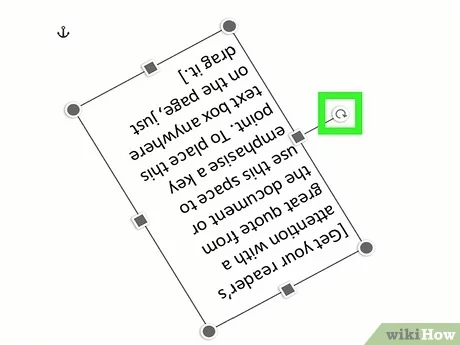
#> input picture Sample1.png, 460 x 345 px
$ python -i task1.py   (imports and definitions only)
#> lines starting #> are read from the running program, lines starting #| are printed output that depends on the picture; after the words box and inside, x2 and y2 are one past the last pixel; in counts of white or black regions, pixels touching at a corner belong together
import cv2
import numpy as np
import fitz
from typing import List, Tuple
from PIL import Image


def rotate(img, angle):
    rows, cols = img.shape[:2]
    matrix = cv2.getRotationMatrix2D((cols/2, rows/2), angle, 1)
    dst = cv2.warpAffine(img, matrix, (cols, rows))
    return dst


def calculate_zebra_pattern_score(image):
    row_sums = np.sum(image, axis=1)
    zebra_score = np.var(row_sums)
    return zebra_score


def rotate_all_pages_upright(input_pdf: str) -> List[int]:
    """
    Analyze all pages in the input PDF and determine the rotation angle needed for each page.

    Args:
    input_pdf (str): The file path of the input PDF.

    Returns:
    A list of rotation angles (in degrees) for each page.
               The angles are normalized to be in the range [0, 359].
               0 means no rotation needed, 90 means 90 degrees clockwise, etc.
    """
    doc = fitz.open(input_pdf)

    angles = []
    rotated_images = []
    for page in doc:
        pix = page.get_pixmap()

        # Convert the pixmap to an OpenCV image format (numpy array)
        img = np.frombuffer(pix.samples, dtype=np.uint8).reshape(pix.height, pix.width, 3)  # 3 is the number of channels

        rotation_angle, rotated_image = determine_rotation_angle(img)
        angles.append(rotation_angle)
        rotated_images.append(Image.fromarray(rotated_image))
        rotated_images[0].save('grouped_documents_rotated.pdf', save_all=True, append_images=rotated_images[1:])

    return angles


def determine_rotation_angle(image_og: np.ndarray) -> Tuple[int, np.ndarray]:
    """
    Determine the rotation angle needed to make the page upright. To achieve this
    we compare the processed image to exhibit a clear pattern of alternating
    light and dark rows i.e. "Zebra Pattern".
    By this method we are able to achieve the rotation angle.

    Args:
    page (PdfReader.PageObject): A single page from a PDF.

    Returns:
    int:  The rotation angle in degrees (e.g. 0, 90, 210).
          The rotation angle is  normalized to be in the range [0, 359].
          0 means the page is already upright, 90 means 90 degrees clockwise, etc.
    """
    # TODO: Implement the logic to determine the rotation angle of the pdf pag
    image = cv2.cvtColor(image_og, cv2.COLOR_RGB2GRAY)
    image_bin = cv2.threshold(image, 0, 255, cv2.THRESH_BINARY_INV + cv2.THRESH_OTSU)[1]
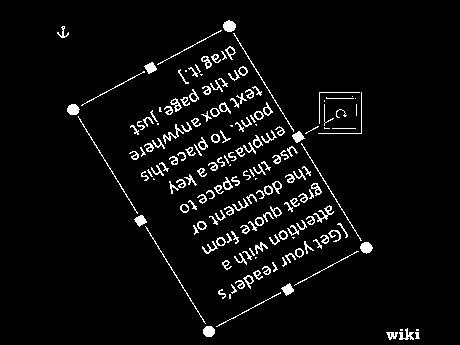
#> image_bin: shape (345, 460); 4.7% white in thin lines or dots, all inside (x1, y1, x2, y2) = (57, 20, 420, 340)

    # Edge detection
    image_bin = cv2.Canny(image_bin, 50, 150)

    # Apply dilation and erosion to enhance text
    kernel = np.ones((3, 3), np.uint8)
    image_bin = cv2.dilate(image_bin, kernel, iterations=1)
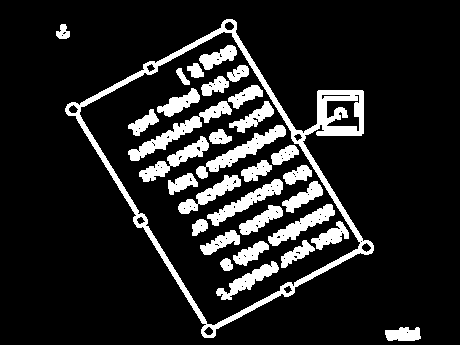
#> image_bin: shape (345, 460); 13.7% white; 32 white regions, largest, box (x1, y1, x2, y2) and area: (65, 19, 374, 338) 6701, (128, 101, 232, 161) 1259, (196, 125, 286, 179) 1146
    image_bin = cv2.erode(image_bin, kernel, iterations=2)
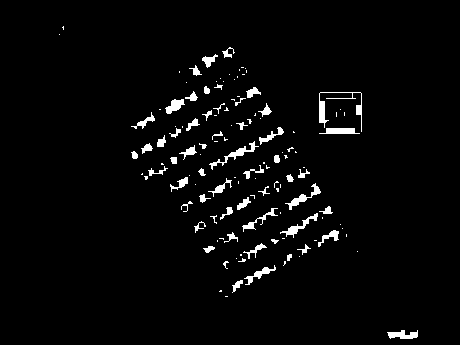
#> image_bin: shape (345, 460); 3% white; 126 white regions (70 under 20 px), largest, box (x1, y1, x2, y2) and area: (319, 92, 362, 132) 317, (209, 141, 259, 170) 235, (285, 183, 321, 210) 209

    # Rotate the image around in a circle
    best_angle = 0
    best_score = float('-inf')
    angle = 0
    while angle < 360:
        # Rotate the source image
        img = rotate(image_bin, angle)

        score = calculate_zebra_pattern_score(img)

        # High score --> Zebra stripes
        if score > best_score:
            best_score = score
            best_angle = angle

        # Increment angle
        angle += 1
#> this loop made 360 passes
#> (zebra_score in calculate_zebra_pattern_score, score, best_score) on passes 1, 3, 19, 20, 21, 22, 23, 36, 37, 38, 39, 40: (10360821.5, 10360821.5, 10360821.5), (10412629.8, 10412629.8, 10412629.8), (10562536.5, 10562536.5, 10562536.5), (10695566, 10695566, 10695566), (11043487.8, 11043487.8, 11043487.8), (11395310.7, 11395310.7, 11395310.7), (11504548.8, 11504548.8, 11504548.8), (11505116.6, 11505116.6, 11505116.6), (11618569.5, 11618569.5, 11618569.5), (11742355.2, 11742355.2, 11742355.2), (11881121.4, 11881121.4, 11881121.4), (12100402.2, 12100402.2, 12100402.2)
#> (score, best_score) on passes 149 to 153: (18027050.8, 18027050.8), (21833108.3, 21833108.3), (25893847.4, 25893847.4), (29453546.8, 29453546.8), (31382413.7, 31382413.7)
#> pass 2, in rotate (call 2), `dst = cv2.warpAffine(img, matrix, (cols, rows))`:
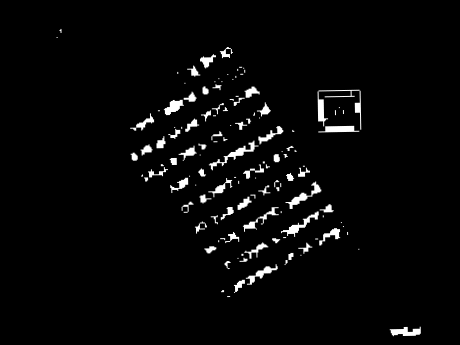
#> dst: shape (345, 460); min 0, max 255, mean 7.7
#> pass 3, in rotate (call 3), `dst = cv2.warpAffine(img, matrix, (cols, rows))`:
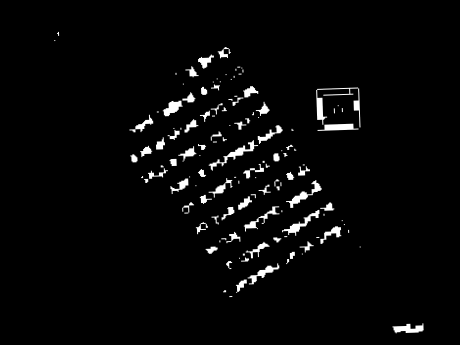
#> dst: shape (345, 460); min 0, max 255, mean 7.7
#> after the loop:
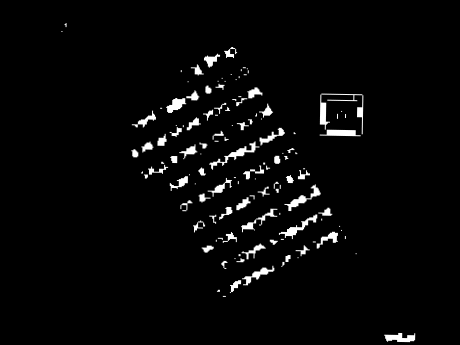
#> img: shape (345, 460); min 0, max 255, mean 7.7
#> after the loop, angle = 360; best_angle = 152; best_score = 31382413.7
    cv2.destroyAllWindows()
    # best_angle = 360 - best_angle
    rotated_image = rotate(image_og, best_angle)
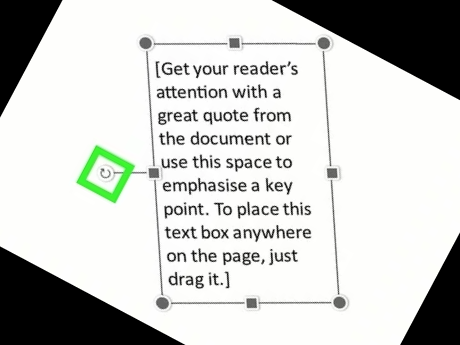
#> rotated_image: shape (345, 460, 3); mean R, G, B 202.1, 203.3, 200.7
    return best_angle, rotated_image


input_pdf: str = r"grouped_documents.pdf"
# [1 line that did not run here, left out]
# [1 line not run here, left out]

>>> import cv2
>>> picture = cv2.cvtColor(cv2.imread('Sample1.png'), cv2.COLOR_BGR2RGB)
>>> result = determine_rotation_angle(picture)
